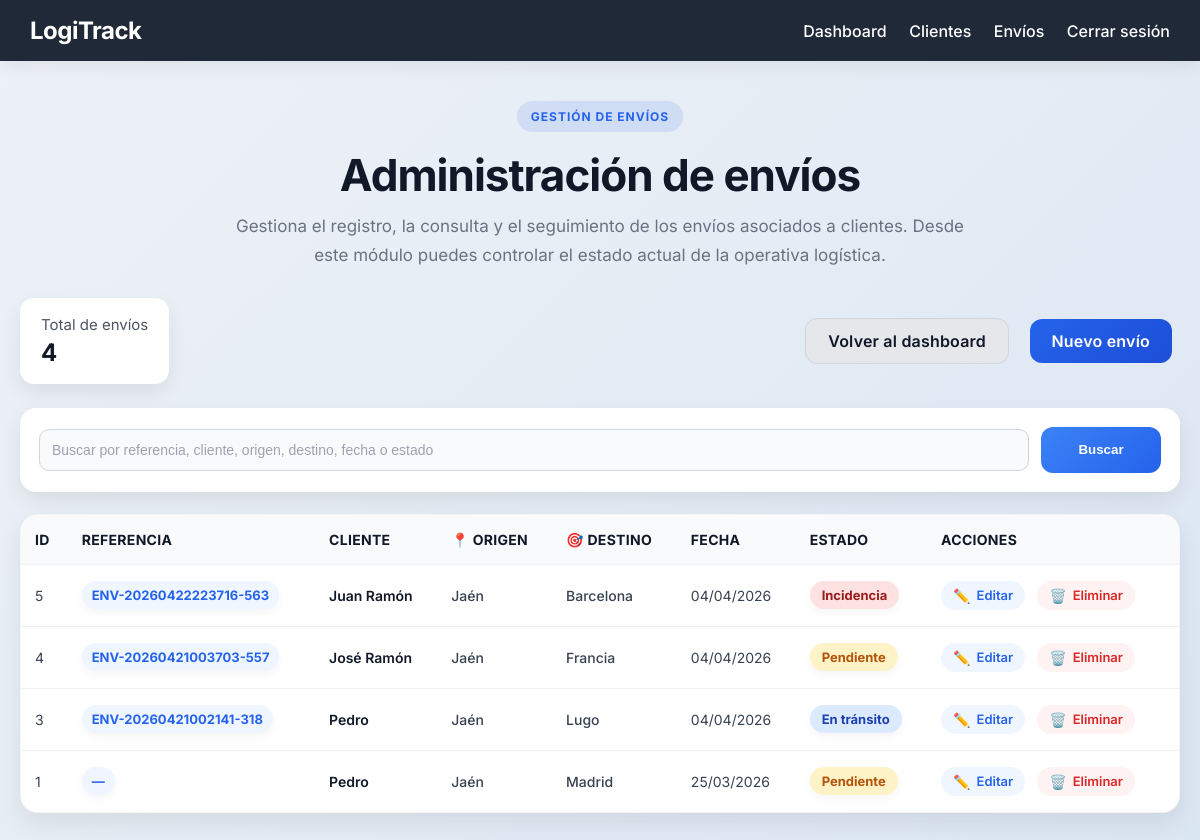
The app's page /admin/envios.php (signed in) with its own data.
### tables this page shows
CREATE TABLE `envios` (
  `id` int(11) NOT NULL,
  `referencia` varchar(50) NOT NULL,
  `cliente_id` int(11) NOT NULL,
  `destino` varchar(150) NOT NULL,
  `peso` decimal(10,2) DEFAULT NULL,
  `fecha_envio` date DEFAULT NULL,
  `observaciones` text DEFAULT NULL,
  `origen` varchar(255) DEFAULT NULL,
  `estado` varchar(50) DEFAULT NULL
);

CREATE TABLE `clientes` (
  `id` int(11) NOT NULL,
  `nombre` varchar(100) NOT NULL,
  `empresa` varchar(100) DEFAULT NULL,
  `telefono` varchar(20) DEFAULT NULL,
  `email` varchar(100) DEFAULT NULL,
  `direccion` varchar(255) DEFAULT NULL
);

### admin/envios.php (the view, shortened to what this page needs)
<?php
require_once "../config/conexion.php";
$busqueda = isset($_GET["busqueda"]) ? trim($_GET["busqueda"]) : "";
if ($busqueda !== "") {
    $sql = "SELECT envios.*, clientes.nombre
            FROM envios
            LEFT JOIN clientes ON envios.cliente_id = clientes.id
            WHERE clientes.nombre LIKE ?
               OR envios.referencia LIKE ?
               OR envios.origen LIKE ?
               OR envios.destino LIKE ?
               OR envios.fecha_envio LIKE ?
               OR envios.estado LIKE ?
            ORDER BY envios.fecha_envio DESC, envios.id DESC";
    $stmt = $conexion->prepare($sql);
    $param = "%" . $busqueda . "%";
    $stmt->bind_param("ssssss", $param, $param, $param, $param, $param, $param);
    $stmt->execute();
    $resultado = $stmt->get_result();
} else {
    $sql = "SELECT envios.*, clientes.nombre
            FROM envios
            LEFT JOIN clientes ON envios.cliente_id = clientes.id
            ORDER BY envios.fecha_envio DESC, envios.id DESC";
    $resultado = $conexion->query($sql);
}
$totalEnvios = $resultado->num_rows;
?>
<!DOCTYPE html>
<html lang="es">
<head>
    <link rel="stylesheet" href="../assets/css/estilos.css">
</head>
<body>
<div class="topbar">
    <div class="logo">LogiTrack</div>
    <div class="menu">
        <a href="dashboard.php">Dashboard</a>
        <a href="clientes.php">Clientes</a>
        <a href="envios.php">Envíos</a>
        <a href="logout.php">Cerrar sesión</a>
    </div>
</div>
<div class="envios-wrapper">
    <div class="envios-hero">
        <div class="envios-kicker">Gestión de envíos</div>
        <h1>Administración de envíos</h1>
        <p>
            Gestiona el registro, la consulta y el seguimiento de los envíos asociados a clientes.
            Desde este módulo puedes controlar el estado actual de la operativa logística.
        </p>
    </div>
    <div class="envios-topbar">
        <div class="info-box">
            Total de envíos
            <strong><?php echo htmlspecialchars((string)$totalEnvios, ENT_QUOTES, 'UTF-8'); ?></strong>
        </div>
        <div class="acciones-top">
            <a class="btn btn-secundario" href="dashboard.php">Volver al dashboard</a>
            <a class="btn" href="crear_envio.php">Nuevo envío</a>
        </div>
    </div>
    <div class="buscador-box">
        <form method="GET" class="buscador-form">
            <input
                type="text"
                name="busqueda"
                placeholder="Buscar por referencia, cliente, origen, destino, fecha o estado"
                value="<?php echo htmlspecialchars($busqueda, ENT_QUOTES, 'UTF-8'); ?>"
            >
            <button type="submit">Buscar</button>
        </form>
    </div>
    <div class="tabla-contenedor">
        <table>
            <tr>
                <th>ID</th>
                <th>Referencia</th>
                <th>Cliente</th>
                <th>📍 Origen</th>
                <th>🎯 Destino</th>
                <th>Fecha</th>
                <th>Estado</th>
                <th>Acciones</th>
            </tr>
            <?php if ($resultado->num_rows > 0) { ?>
                <?php while ($fila = $resultado->fetch_assoc()) { ?>
                    <?php
                        $estado = $fila["estado"];
                        $claseEstado = "estado-pendiente";
                        if ($estado === "Entregado") {
                            $claseEstado = "estado-entregado";
                        } elseif ($estado === "En tránsito") {
                            $claseEstado = "estado-transito";
                        } elseif ($estado === "Incidencia") {
                            $claseEstado = "estado-incidencia";
                        }
                        $referencia = isset($fila["referencia"]) ? trim((string)$fila["referencia"]) : "";
                        $fechaFormateada = !empty($fila["fecha_envio"]) ? date("d/m/Y", strtotime($fila["fecha_envio"])) : "—";
                    ?>
                    <tr>
                        <td><?php echo htmlspecialchars((string)$fila["id"], ENT_QUOTES, 'UTF-8'); ?></td>
                        <td>
                            <span class="envio-referencia" title="Referencia del envío">
                                <?php echo $referencia !== "" ? htmlspecialchars($referencia, ENT_QUOTES, 'UTF-8') : "—"; ?>
                            </span>
                        </td>
                        <td class="envio-cliente"><?php echo htmlspecialchars((string)$fila["nombre"], ENT_QUOTES, 'UTF-8'); ?></td>
                        <td class="envio-ruta"><?php echo htmlspecialchars((string)$fila["origen"], ENT_QUOTES, 'UTF-8'); ?></td>
                        <td class="envio-ruta"><?php echo htmlspecialchars((string)$fila["destino"], ENT_QUOTES, 'UTF-8'); ?></td>
                        <td><?php echo htmlspecialchars($fechaFormateada, ENT_QUOTES, 'UTF-8'); ?></td>
                        <td>
                            <span class="estado-badge <?php echo htmlspecialchars($claseEstado, ENT_QUOTES, 'UTF-8'); ?>">
                                <?php echo htmlspecialchars($estado, ENT_QUOTES, 'UTF-8'); ?>
                            </span>
                        </td>
                        <td class="acciones-celda">
                            <a class="accion-link editar" href="editar_envio.php?id=<?php echo htmlspecialchars((string)$fila["id"], ENT_QUOTES, 'UTF-8'); ?>">
                                <span style="font-size:14px;">✏️</span>
                                <span>Editar</span>
                            </a>
                            <a class="accion-link eliminar" href="eliminar_envio.php?id=<?php echo htmlspecialchars((string)$fila["id"], ENT_QUOTES, 'UTF-8'); ?>" onclick="return confirm('¿Eliminar envío?')">
                                <span style="font-size:14px;">🗑️</span>
                                <span>Eliminar</span>
                            </a>
                        </td>
                    </tr>
                <?php } ?>
            <?php } else { ?>
                <tr>
                    <td colspan="8" class="sin-envios">No hay envíos registrados.</td>
                </tr>
            <?php } ?>
        </table>
    </div>
</div>
</body>
</html>

### assets/css/estilos.css (style rules this page uses)
* { box-sizing: border-box; }
body { font-family: 'Inter', Arial, sans-serif; background: linear-gradient(135deg, #eef2f7 0%, #dbe6f3 100%); margin: 0; padding: 0; }
h1 { text-align: center; margin-bottom: 30px; }
.acciones-top { text-align: center; margin-bottom: 25px; }
.btn { display: inline-block; margin: 8px; padding: 10px 18px; border-radius: 10px; text-decoration: none; background: linear-gradient(135deg, #2563eb, #1d4ed8); color: white; font-weight: 600; letter-spacing: 0.2px; transition: all 0.2s ease; }
.btn-secundario { background: #e5e7eb; color: #111827; border: 1px solid #d1d5db; }
.tabla-contenedor { background: white; border-radius: 10px; box-shadow: 0 4px 10px rgba(0,0,0,0.1); overflow: hidden; padding: 20px; border: 1px solid rgba(0,0,0,0.04); transition: transform 0.2s ease, box-shadow 0.2s ease; }
table { width: 100%; border-collapse: collapse; background: white; border-radius: 10px; overflow: hidden; }
th { background: #f1f5f9; text-align: left; padding: 12px; font-weight: bold; letter-spacing: 0.3px; font-size: 13px; text-transform: uppercase; color: #475569; }
td { padding: 12px; border-top: 1px solid #eee; vertical-align: middle; font-size: 14px; }
.accion-link { text-decoration: none; margin-right: 6px; font-weight: bold; display: inline-block; padding: 6px 10px; border-radius: 8px; transition: opacity 0.2s ease, transform 0.2s ease, background 0.2s ease; }
.editar { color: #2563eb; }
.eliminar { color: #dc2626; }
.accion-link.editar { background: #eff6ff; color: #2563eb; }
.accion-link.eliminar { background: #fef2f2; color: #dc2626; }
.topbar { background: #1f2937; color: white; padding: 16px 30px; display: flex; justify-content: space-between; align-items: center; box-shadow: 0 4px 18px rgba(0,0,0,0.08); }
.topbar .logo { font-size: 24px; font-weight: bold; letter-spacing: -0.5px; }
.topbar .menu a, .landing-topbar nav a { color: white; text-decoration: none; margin-left: 18px; font-weight: 500; position: relative; transition: color 0.2s ease; }
.topbar .menu a::after, .landing-topbar nav a::after { content: ""; position: absolute; left: 0; bottom: -6px; width: 0; height: 2px; background: #60a5fa; transition: width 0.25s ease; }
input, select { width: 100%; padding: 12px; border: 1px solid #d1d5db; border-radius: 8px; margin-bottom: 18px; font-size: 14px; background: #f9fafb; transition: all 0.2s ease; }
input::placeholder { color: #9ca3af; }
button { width: 100%; padding: 12px; background: linear-gradient(135deg, #2563eb, #1d4ed8); border: none; border-radius: 8px; color: white; font-weight: 600; cursor: pointer; transition: all 0.2s ease; }
.page-subtitle, .dashboard-hero p, .clientes-hero p, .envios-hero p { max-width: 780px; }
.estado-badge { transition: all 0.2s ease; }
.dashboard-wrapper, .clientes-wrapper, .envios-wrapper, .form-page { margin-top: 60px; margin-bottom: 60px; }
.stat-card, .panel, .card, .feature-card, .module-card, .tech-item, .tabla-contenedor { transition: transform 0.25s ease, box-shadow 0.25s ease; }
.btn { border-radius: 12px; padding: 12px 22px; }
.btn-secundario, .btn-danger { border-radius: 12px; }
.dashboard-hero p, .clientes-hero p, .envios-hero p, .page-subtitle { max-width: 700px; font-size: 16px; line-height: 1.8; }
.dashboard-hero h1, .clientes-hero h1, .envios-hero h1, .page-header h1 { letter-spacing: -1.2px; }
.info-box, .user-item, .chart-wrap, .panel, .stat-card, .form-container, .buscador-form { border: 1px solid rgba(255,255,255,0.45); }
.topbar .menu a { padding-bottom: 2px; }
.estado-badge { transition: transform 0.2s ease, box-shadow 0.2s ease; }
.buscador-form input { border-radius: 10px; }
.buscador-form button, .buscador-form .btn { min-height: 46px; }
.cliente-empresa, .estado-badge { box-shadow: 0 4px 10px rgba(0,0,0,0.04); }
.accion-link { padding: 6px 12px; border-radius: 999px; font-size: 13px; font-weight: 600; text-decoration: none; display: inline-flex; align-items: center; gap: 6px; transition: all 0.2s ease; }

### records on screen
envios: id "5", referencia "ENV-20260422223716-563", cliente.nombre "Juan Ramón", origen "Jaén", destino "Barcelona", fecha_envio "04/04/2026", estado "Incidencia"
envios: id "4", referencia "ENV-20260421003703-557", cliente.nombre "José Ramón", origen "Jaén", destino "Francia", fecha_envio "04/04/2026", estado "Pendiente"
envios: id "3", referencia "ENV-20260421002141-318", cliente.nombre "Pedro", origen "Jaén", destino "Lugo", fecha_envio "04/04/2026", estado "En tránsito"
envios: id "1", cliente.nombre "Pedro", origen "Jaén", destino "Madrid", fecha_envio "25/03/2026", estado "Pendiente"

### other values on screen
$totalEnvios "4"
